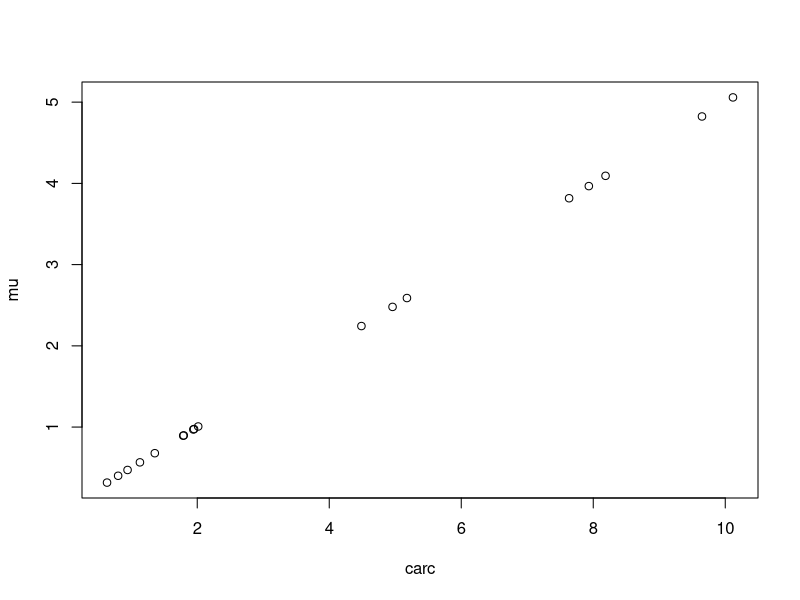
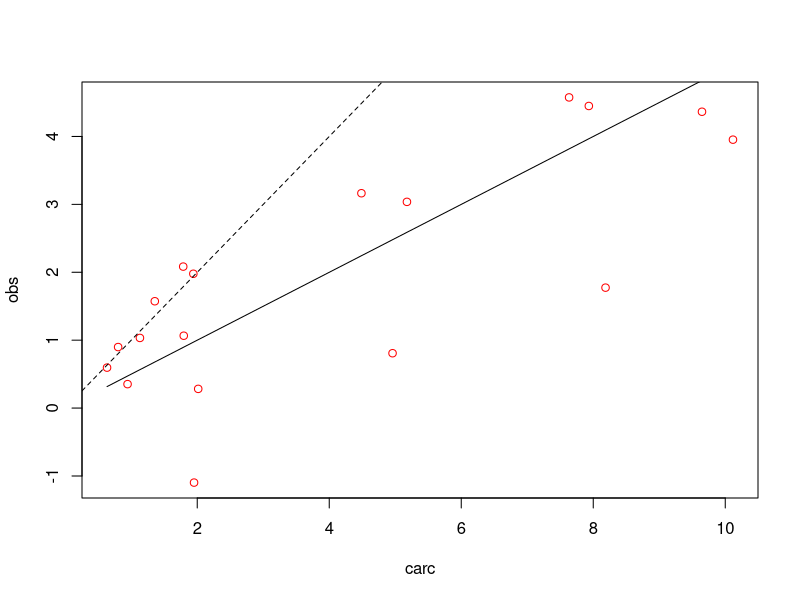
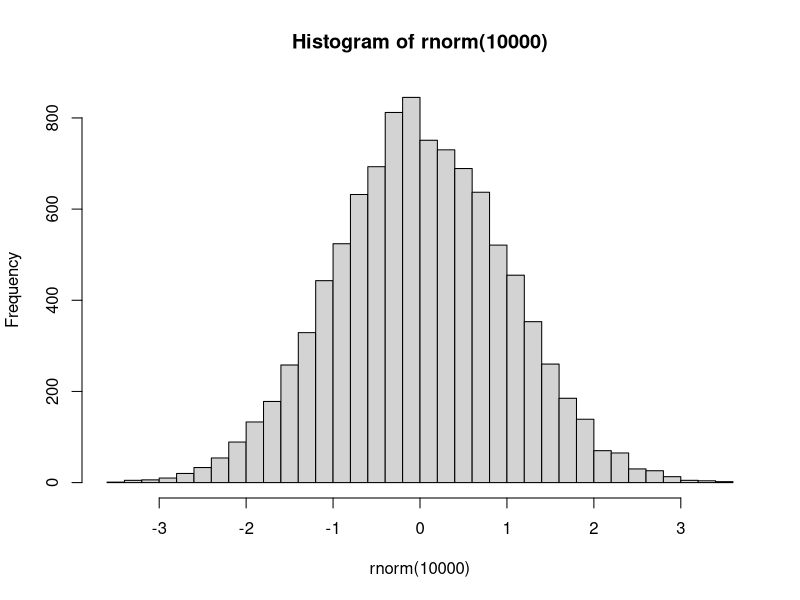
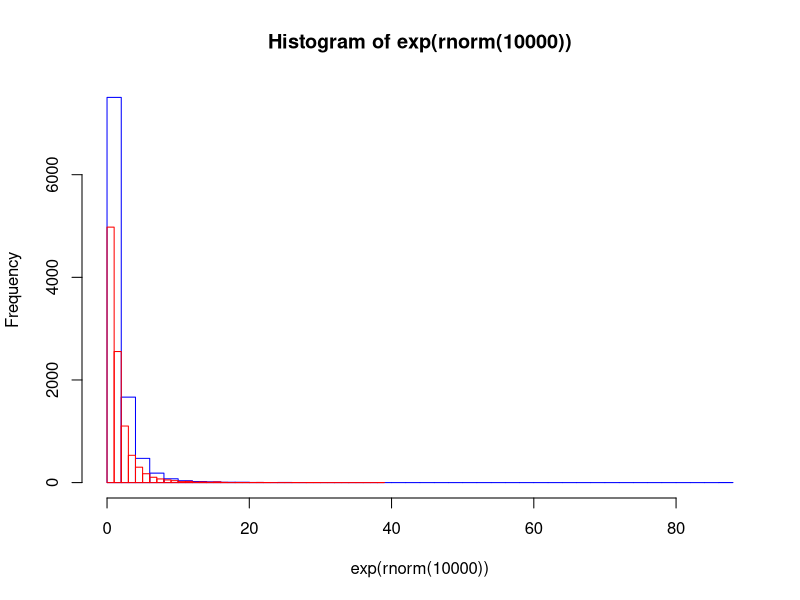
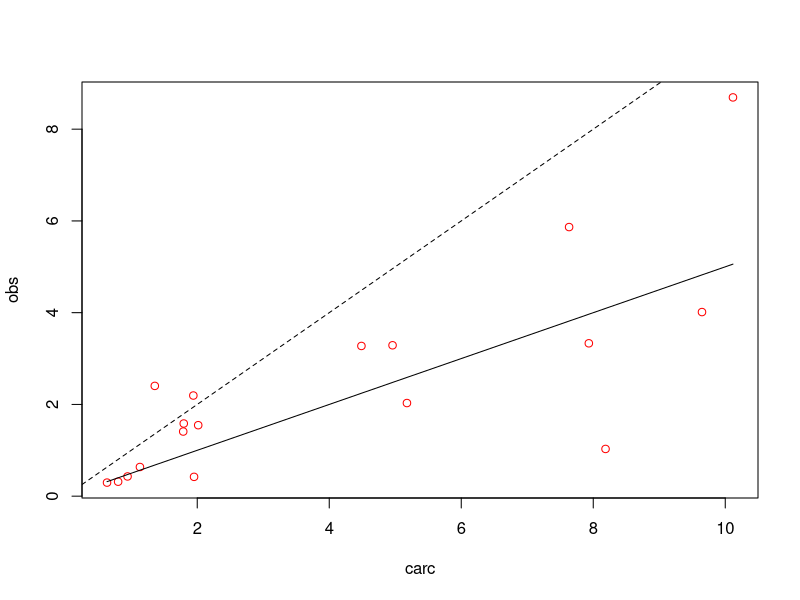
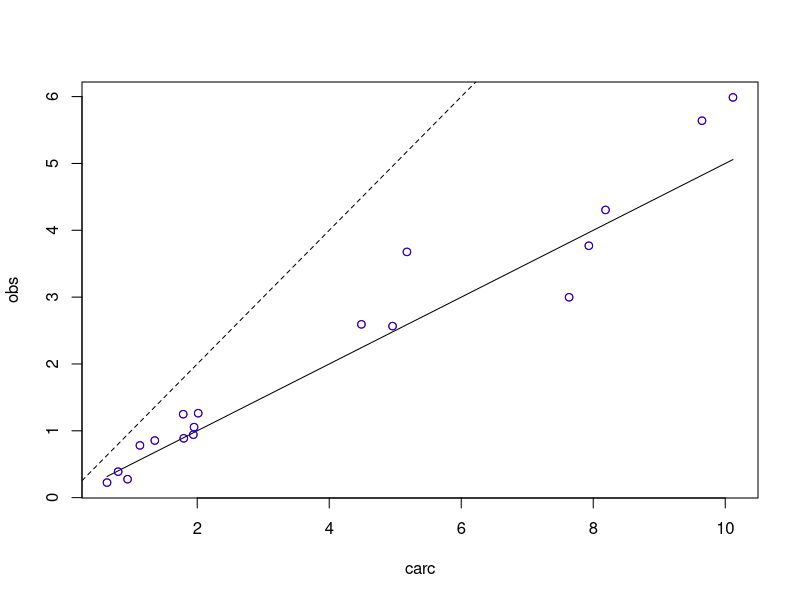
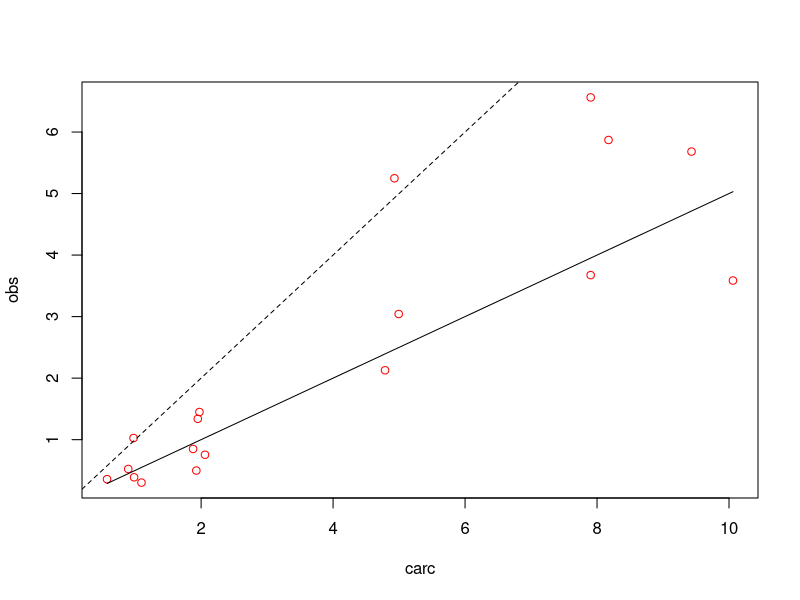
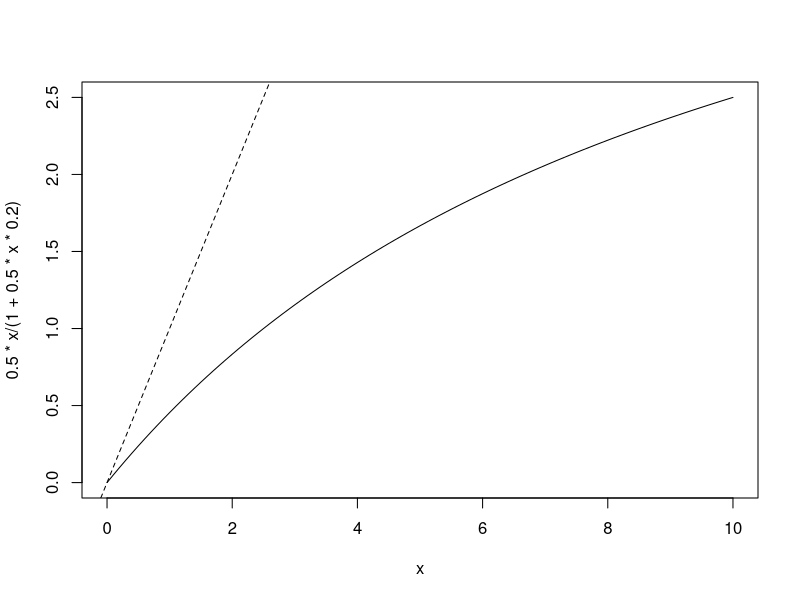

Source code (R) for these figures, in order:
## ---- chunk 1
#| include: false
set.seed(101)
## ---- chunk 2
n <- 18 # number of aquaria

carc <- runif(n, min=0.2, max = 10)
carc
## ---- chunk 3
# actual numbers of carcasses used in each replicate
n_carc <- c( rep(1, 5), rep(2, 5), rep(5, 3), rep(8, 3), rep(10, 2) )

# now let's draw random carcass sizes and 
carc <- rnorm(n=18, mean = 1*n_carc, sd = 0.25) # mean of 1g/carc
carc
## ---- chunk 4
a <- 0.5 # attack rate in g/48h
## ---- chunk 5
mu <- 0.5*carc # the expected or mean amount of carcass eaten.
## ---- chunk 6
plot(mu ~ carc)
## ---- chunk 7
obs <- rnorm(n, mean = mu, sd = 1)

plot(obs ~ carc, col = "red") # observations
lines(mu ~ carc) # "expected" relationships
abline(a=0, b=1, lty=2) # a 1:1 line just for context
## ---- chunk 8
# Normal distribution
hist(rnorm(1e4), breaks = 50)
# exponentiated normal distribution
hist(exp(rnorm(1e4)), breaks = 50, border = "blue", col = NA)
# the lognormal distribution is the same as the exponentiated normal
hist(rlnorm(1e4), breaks = 50, border = "red", col = NA, add = T)
## ---- chunk 9
obs <- rlnorm(n, meanlog = log(mu), sdlog =1/2)

plot(obs ~ carc, col = "red") # observations
lines(mu ~ carc) # predicted line
abline(a=0, b=1, lty=2) # a 1:1 line just for context

## ---- chunk 10
obs <- rlnorm(n, meanlog = log(mu), sdlog =1/3)

plot(obs ~ carc, col = "red") # observations
lines(mu ~ carc) # predicted line
abline(a=0, b=1, lty=2) # a 1:1 line just for context
points(obs ~ carc, col = "blue") # new observations
## ---- chunk 11
a <- 1/2 # attack rate
n <- 18 # number of aquaria
mean_c <- 1 # 1 g
n_carc <- c( rep(1, 5), rep(2, 5), rep(5, 3), rep(8, 3), rep(10, 2) ) # number of carcasses in each aquarium
carc <- rnorm(n=18, mean = mean_c*n_carc, sd = 0.25) # carcass weights in each aquarium
mu <- a * carc
obs <- rlnorm(n, meanlog = log(mu), sdlog =1/2)

plot(obs ~ carc, col = "red") # observations
lines(mu ~ carc) # predicted line
abline(a=0, b=1, lty=2) # a 1:1 line just for context
## ---- chunk 12
sim_results <- data.frame(a_tru = rep(c(0.1, 0.2, 0.3, 0.4, 0.5), each = 1e3), 
                          a_est = -999, # to hold the point estimate of a; using a placeholder value of -999
                          a_sd = -999  # to hold the stdev of our estimate of a
)
## ---- chunk 13
# the standard values of key parameters
n <- 18 # number of aquaria
mean_c <- 1 # 1 g
n_carc <- c( rep(1, 5), rep(2, 5), rep(5, 3), rep(8, 3), rep(10, 2) ) # number of carcasses in each aquarium

for(i in 1:nrow(sim_results)){
  # make a simulated data set
  carc <- rnorm(n=18, mean = mean_c*n_carc, sd = 0.25) # carcass weights in each aquarium
  mu <- sim_results$a_tru[i] * carc
  obs <- rlnorm(n, meanlog = log(mu), sdlog =1/2)
  
  # fit a model
  m <- lm(obs ~ carc - 1) # the "-1" means no intercept
  
  # put things in the right slots
  sim_results$a_est[i] <- summary(m)[["coefficients"]]["carc", "Estimate"]
  sim_results$a_sd[i] <- summary(m)[["coefficients"]]["carc", "Std. Error"]
}
## ---- chunk 14
head(sim_results)
## ---- chunk 15
tapply(X = sim_results$a_est, 
       INDEX = sim_results$a_tru, 
       FUN = mean)
## ---- chunk 16
sim_results$within2 <- ifelse( abs(sim_results$a_est-sim_results$a_tru) <= sim_results$a_sd*2, 1, 0)

tapply(X = sim_results$within2,
       INDEX = sim_results$a_tru, 
       FUN = function(x) sum(x)/length(x))
## ---- chunk 17
# attack rate is 0.5, 
# handling time is 0.2 (20% of the duration of the experiment)
# x is the initial carcass mass
curve(0.5*x/(1+0.5*x*0.2), from = 0, to = 10)
abline(a=0, b=1, lty=2)
## ---- chunk 18
a <- 1/2 # attack rate
h <- 0.2 # handling time
n <- 18 # number of aquaria
mean_c <- 1 # 1 g
n_carc <- c( rep(1, 5), rep(2, 5), rep(5, 3), rep(8, 3), rep(10, 2) ) # number of carcasses in each aquarium
carc <- rnorm(n=18, mean = mean_c*n_carc, sd = 0.25) # carcass weights in each aquarium
mu <- a*carc/(1 + a*carc*h)
obs <- rlnorm(n, meanlog = log(mu), sdlog =1/2)

plot(obs ~ carc, col = "blue") # observations
curve(a*x, col = "red", add = T) # expectation for Type I
curve(a*x/(1 + a*x*h), col = "blue", add = T) # expectation for Type II
abline(a=0, b=1, lty=2) # a 1:1 line just for context
